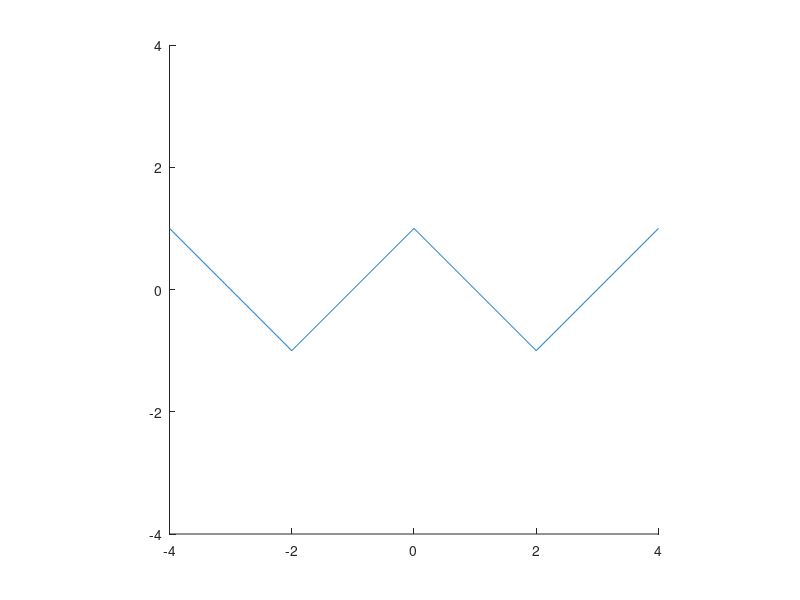

Reproduce this figure in MATLAB.
clear

A = 1;
T0 = 4;
w0 = 2*pi/T0; 
A0 = 0;
t = -4:0.01:4;
N = 1111;

S = A0*ones(size(t));
for n = 1:2:N,
  An = 8/(n*n*pi*pi);
  S = S + An*cos(n*w0*t);
end

hold;
plot(t,S);
axis('equal',[-4,4,-4,4])